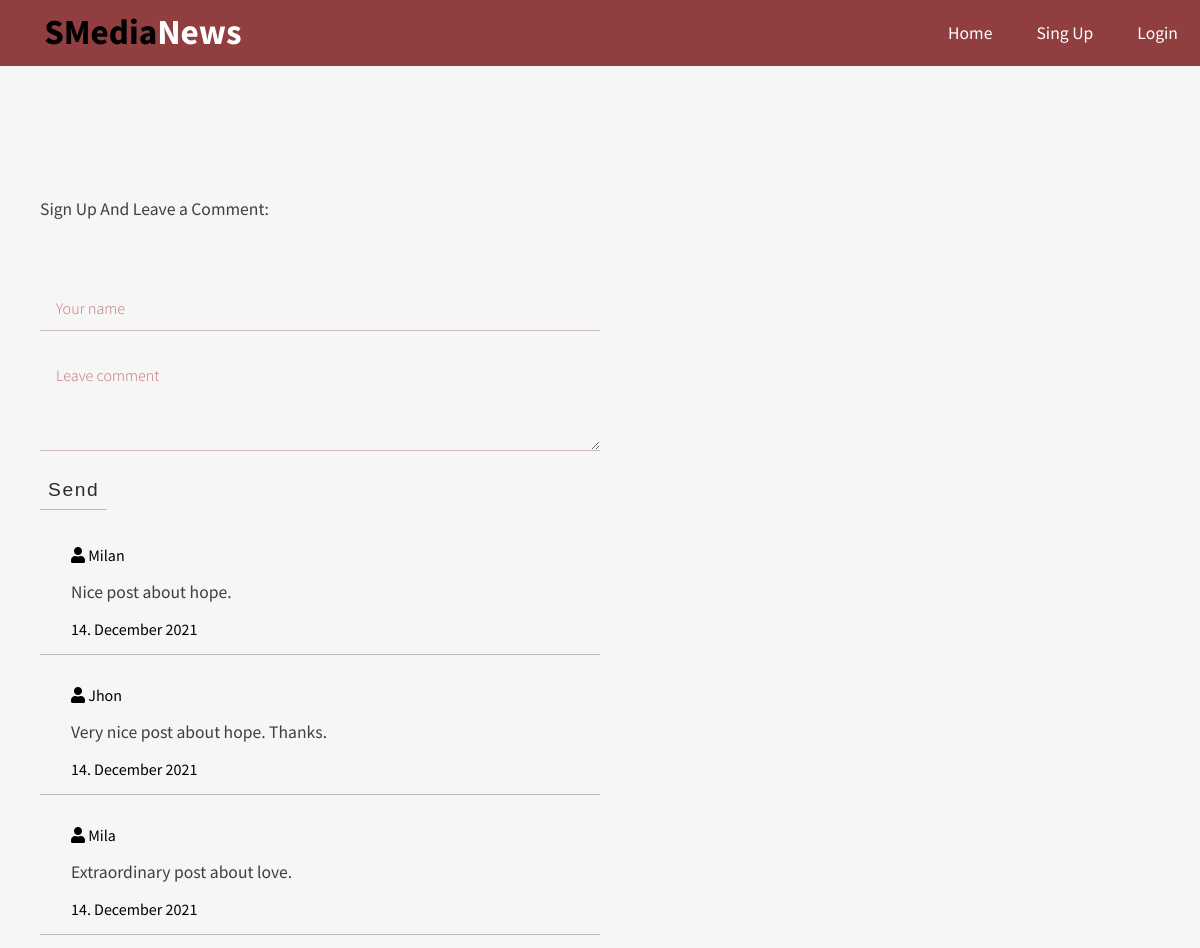
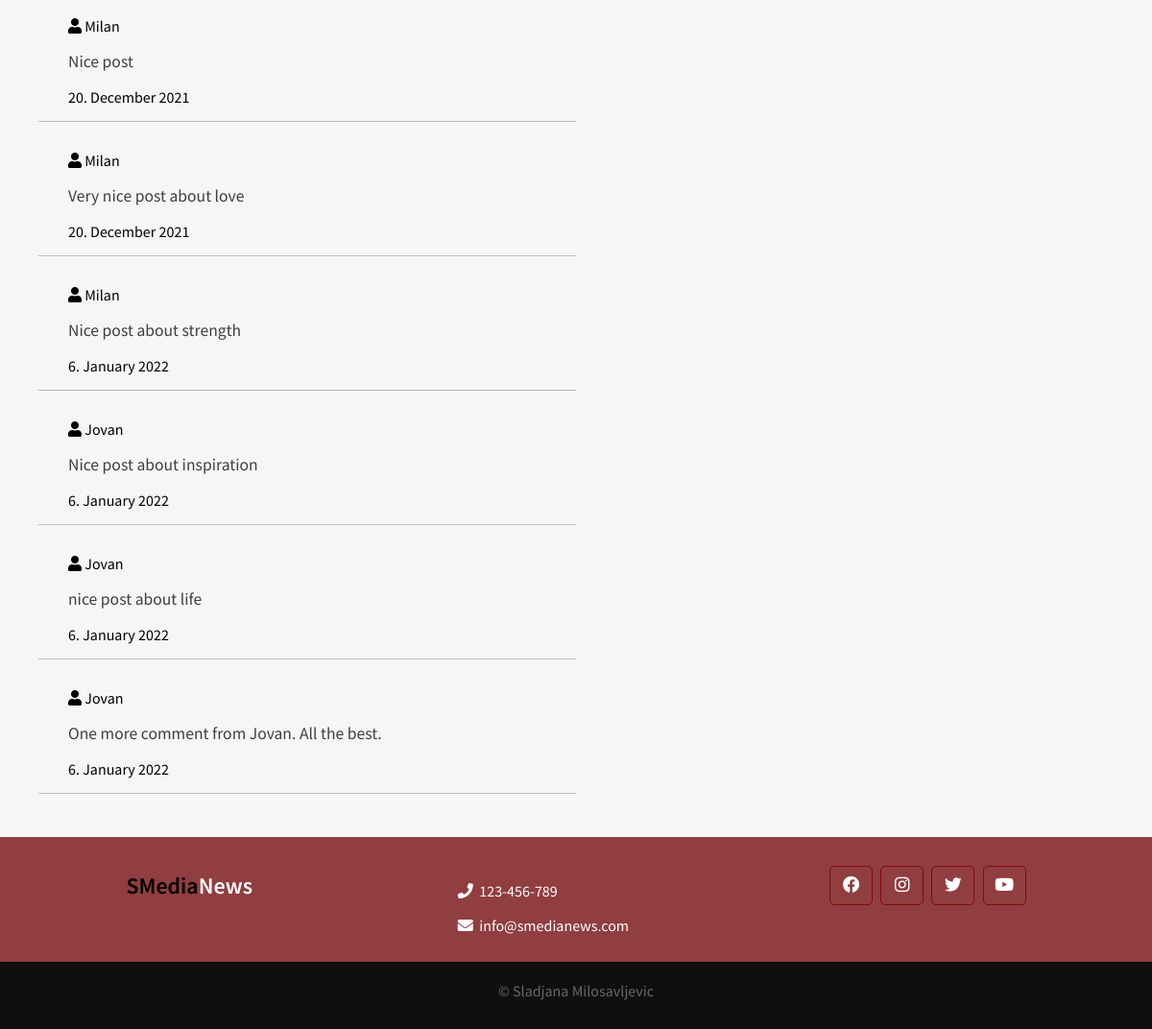
The page /single.php on the database its author committed (2 pictures, top to bottom).
### tables this page shows
CREATE TABLE `comments` (
  `id` int(11) NOT NULL AUTO_INCREMENT,
  `post_comm_id` int(11) DEFAULT NULL,
  `published` tinyint(4) NOT NULL,
  `username` varchar(255) NOT NULL,
  `comm_body` text NOT NULL,
  `created_at` datetime NOT NULL DEFAULT CURRENT_TIMESTAMP,
  PRIMARY KEY (`id`),
  KEY `post_comm_id` (`post_comm_id`) USING BTREE,
  CONSTRAINT `comments_ibfk_1` FOREIGN KEY (`post_comm_id`) REFERENCES `posts` (`id`) ON DELETE SET NULL ON UPDATE CASCADE
);

### app/controllers/comments.php (called while the page is built, shortened)
<?php
$table = 'comments';
$comments = selectAll($table);
$username = '';

### app/database/db.php (called while the page is built, shortened)
<?php
require('connect.php');
function executeQuery($sql, $data)
{
    global $conn;
    $stmt =  $conn->prepare($sql);
    $values = array_values($data);
    $types = str_repeat('s', count($values));
    $stmt->bind_param($types, ...$values);
    $stmt->execute();
    return $stmt;
}
function selectAll($table, $conditions = [])
{
    global $conn;
    $sql = "SELECT * FROM $table ";
    if (empty($conditions)) {
        $stmt = $conn->prepare($sql);
        $stmt->execute();
        $records = $stmt->get_result()->fetch_all(MYSQLI_ASSOC);
        return $records;
    } else {
        $i = 0;
        foreach ($conditions as $key => $value) {
            if ($i === 0)
            {
                $sql = $sql . " WHERE $key=?";
            } else {
                $sql = $sql . " AND $key=?";
            }
            $i++;
        }
        $stmt = executeQuery($sql, $conditions);
        $records = $stmt->get_result()->fetch_all(MYSQLI_ASSOC);
        return $records;
    }
}

### single.php (the view, shortened to what this page needs)
<?php
include(ROOT_PATH . '/app/controllers/comments.php');
?>
<!DOCTYPE html>
<html lang="en">
<head>
    <link rel="stylesheet" href="https://use.fontawesome.com/releases/v5.15.1/css/all.css">
    <link rel="stylesheet" href="assets/css/style.css">
</head>
<body>
    <?php include(ROOT_PATH . "/app/includes/header.php"); ?>
    <div class="page-wrapper">
        <div class="auth-comment">
            <p>Sign Up And Leave a Comment:</p>
            <form action="#chapter" id="#chapter" method="post" class="single_form">
                <div>
                    <input type="text" name="username" class="text-input" placeholder="Your name" value="<?php echo ucwords($username) ?>">
                </div>
                <div>
                    <textarea name="comm_body" cols="30" rows="3" placeholder="Leave comment" class="text-input"><?php echo $comm_body ?></textarea>
                </div>
                <div>
                    <button type="submit" name="comment-btn" class="btn-big">Send</button>
                </div>
            </form>
            <div>
                <?php foreach ($comments as $comment) : ?>
                    <?php if ($comment['published']) : ?>
                        <div class="comment-details">
                            <span><i class="fa fa-user"></i> <?php echo ucwords($comment['username']); ?> </span>
                            <p><?php echo $comment['comm_body']; ?></p>
                            <span><?php echo date("j. F Y ", strtotime($comment["created_at"])); ?></span>
                        </div>
                    <?php endif; ?>
                <?php endforeach; ?>
            </div>
        </div>
    </div>
    <?php include(ROOT_PATH . "/app/includes/footer.php"); ?>
</body>
</html>

### assets/css/style.css (style rules this page uses)
* { box-sizing: border-box; }
html, body { height: 100%; padding: 0px; margin: 0px; background: #f6f6f6; font-family: 'Source Sans Pro', sans-serif; }
.btn-big { border: none; background-color: transparent; padding: .5rem; color: #2c2c2c; border-bottom: 1px solid #bdbcbc; font-size: 1.2rem; font-weight: 400; letter-spacing: .1rem; transition: all 0.3s ease-in-out; }
.text-input { padding: .7rem 1rem; display: block; width: 100%; border: 1px solid #e0e0e0; outline: none; color: #444; line-height: 1.5rem; font-size: 1.2em; font-family: 'Source Sans Pro', sans-serif; }
p { font-size: 1.1rem; }
.page-wrapper { min-height: 100%; }
.auth-comment { max-width: 600px; width: 95%; height: auto; margin: 10px 20px; padding: 20px; background: #f6f6f6; border-radius: 5px; }
.auth-comment form div { margin-bottom: 20px; }
.auth-comment .single_form input, .auth-comment .single_form textarea { outline: none; border: none; border-bottom: 1px solid #cfbaba; background-color: transparent; }
.auth-comment .single_form input::placeholder, .auth-comment .single_form textarea::placeholder { color: #c27070; font-size: 1rem; font-weight: 300; }
.auth-comment .single_form textarea { min-width: 100%; max-width: 100%; min-height: 100px; max-height: 500px; overflow: auto; }
.auth-comment p { text-align: left; margin: 4rem 0; color: #3f3f3f; }
.auth-comment span { font-size: 1rem; }
.auth-comment .comment-details { width: 100%; height: auto; border-bottom: 1px solid #bdbcbc; padding: 15px; margin: 15px 0; position: relative; }
.auth-comment .comment-details p, span { padding: 0; margin: 1rem; }

### rows shown on the page
comments: username "Milan", comm_body "Nice post about hope.", created_at "14. December 2021"
comments: username "Jhon", comm_body "Very nice post about hope. Thanks.", created_at "14. December 2021"
comments: username "Mila", comm_body "Extraordinary post about love.", created_at "14. December 2021"
comments: username "Milan", comm_body "Nice post", created_at "20. December 2021"
comments: username "Milan", comm_body "Very nice post about love", created_at "20. December 2021"
comments: username "Milan", comm_body "Nice post about strength", created_at "6. January 2022"
comments: username "Jovan", comm_body "Nice post about inspiration", created_at "6. January 2022"
comments: username "Jovan", comm_body "nice post about life", created_at "6. January 2022"
comments: username "Jovan", comm_body "One more comment from Jovan. All the best.", created_at "6. January 2022"
